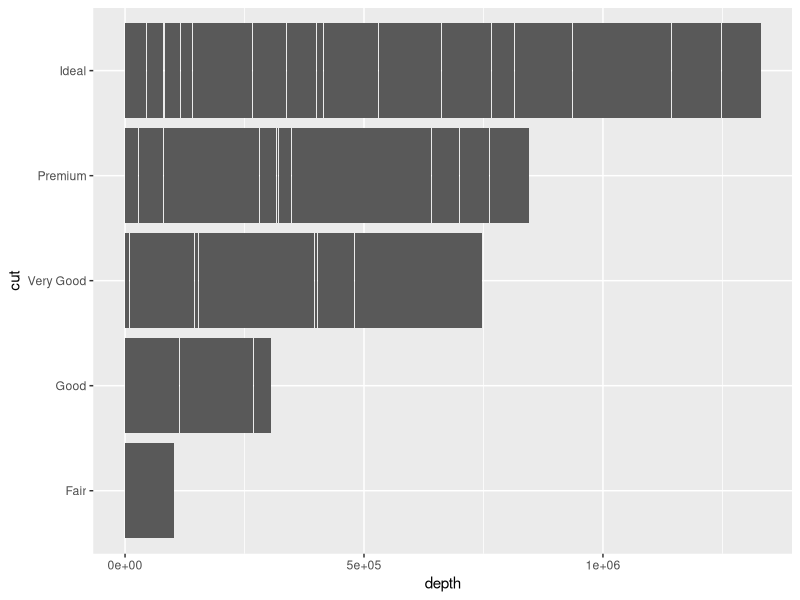

Generate this figure with R:
library(ggplot2)

#geom_col has no "stat" argument
#Using the flipped bar chart

ggplot(data = diamonds) + 
  geom_col(mapping = aes(x = depth, y = cut))